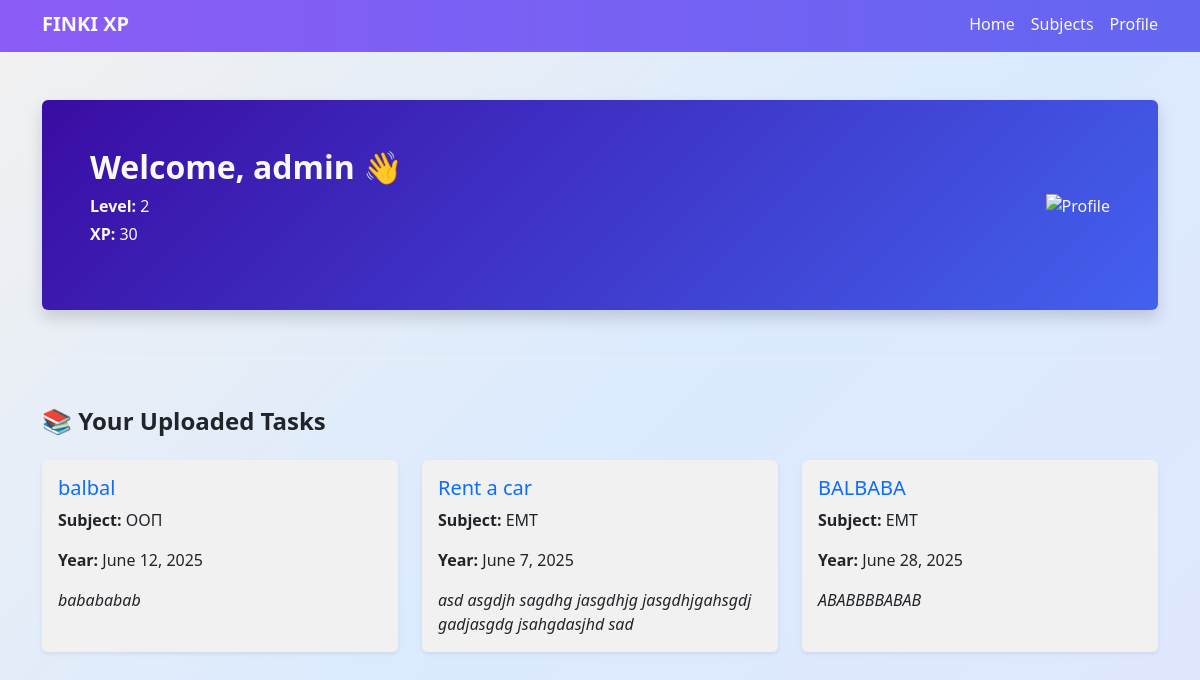
/profile/ (signed in), run on the app's committed database.
### finkiXP_app/models.py (models this page shows, shortened)
class UserProfile(models.Model):
    user = models.OneToOneField(User, on_delete=models.CASCADE)
    xp = models.IntegerField(default=0)
    level = models.IntegerField(default=1)

class ExamTask(models.Model):
    subject = models.ForeignKey(Subject, on_delete=models.CASCADE, related_name="tasks")
    title = models.CharField(max_length=100)
    description = models.TextField(null=True, blank=True)
    year = models.DateField()
    uploaded_by = models.ForeignKey(User, on_delete=models.SET_NULL, null=True)
    created_at = models.DateTimeField(auto_now_add=True)

class Subject(models.Model):
    name = models.CharField(max_length=100)

### finkiXP_app/views.py (the view)
# urls.py: path('profile/', profile, name='profile'),
def profile(request):
    user_profile = UserProfile.objects.get(user=request.user)
    user_tasks = ExamTask.objects.filter(uploaded_by=request.user)
    context = {
        'user_profile': user_profile,
        'user_tasks': user_tasks
    }
    return render(request, 'profile.html', context)

### finkiXP_app/templates/profile.html (shortened to what this page needs)
{% load static %}
<!DOCTYPE html>
<html lang="en">
<head>
    <link href="{% static 'bootstrap/css/bootstrap.css' %}" rel="stylesheet">
</head>
<body>
<div style="background: linear-gradient(90deg, #8b5cf6, #6366f1);">
    <nav class="navbar navbar-expand-lg pt-1 text-light container">
        <div class="container-fluid">
            <a class="navbar-brand text-light fw-bolder" href="{% url 'index' %}">FINKI XP</a>
            <div class="collapse navbar-collapse d-flex justify-content-end" id="navbarNavAltMarkup">
                <a class="nav-link active me-3" aria-current="page" href="{% url 'index' %}">Home</a>
                <a class="nav-link me-3" href="{% url 'subjects' %}">Subjects</a>
                <a class="nav-link" href="{% url 'profile' %}">Profile</a>
            </div>
        </div>
    </nav>
</div>
<div class="text-light " style="background: linear-gradient(135deg, #f1f1f1, #dbeafe, #e0e7ff); min-height: 100vh;">
    <div class="container py-5 text-light">
        <div class="p-5 rounded shadow" style="background: linear-gradient(135deg, #3a0ca3, #4361ee);">
            <div class="d-flex align-items-center justify-content-between">
                <div>
                    <h2 class="fw-bold">Welcome, {{ request.user.username }} 👋</h2>
                    <p class="mb-1">
                        <strong>Level:</strong> {{ user_profile.level }}</p>
                    <p> <strong>XP:</strong> {{ user_profile.xp }}</p>
                </div>
                <div>
                    <img src="https://cdn-icons-png.flaticon.com/512/1055/1055646.png" alt="Profile" width="80">
                </div>
            </div>
        </div>
        <hr class="my-5 text-light">
        <div>
            <h4 class="fw-bold text-dark mb-4">📚 Your Uploaded Tasks</h4>
            {% if user_tasks %}
                <div class="row">
                    {% for task in user_tasks %}
                        <div class="col-md-6 col-lg-4 mb-4">
                            <div class="card h-100 border-0 shadow-sm" style="background-color: #f1f1f1;">
                                <div class="card-body">
                                    <h5 class="card-title text-primary">{{ task.title }}</h5>
                                    <p class="card-text text-dark"><strong>Subject:</strong> {{ task.subject.name }}</p>
                                    <p class="card-text text-dark"><strong>Year:</strong> {{ task.year }}</p>
                                    <p class="card-text"><em>{{ task.description|truncatewords:20 }}</em></p>
                                </div>
                            </div>
                        </div>
                    {% endfor %}
                </div>
            {% else %}
                <p class="text-light">You haven’t uploaded any tasks yet. 🚀</p>
            {% endif %}
        </div>
    </div>
</div>
</body>
</html>

### data on the page
UserProfile: level "2", xp "30"
ExamTask: title "balbal", subject.name "ООП", year "June 12, 2025", description "babababab"
ExamTask: title "Rent a car", subject.name "ЕМТ", year "June 7, 2025", description "asd asgdjh sagdhg jasgdhjg jasgdhjgahsgdj gadjasgdg jsahgdasjhd sad"
ExamTask: title "BALBABA", subject.name "ЕМТ", year "June 28, 2025", description "ABABBBBABAB"

### other printed values
{{ request.user.username }} "admin"
